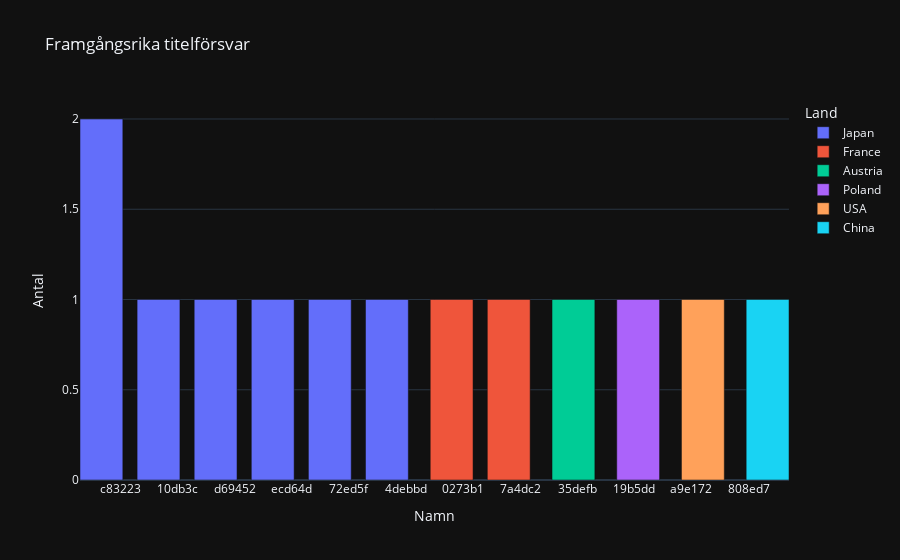

The cell this chart's notebook holds for it:
### Code cell
gold_judokas = judo_medalists.query("Medal == 'Gold'")[["Name", "region", "Sex", "Year", "Medal"]]

gold_years = gold_judokas.drop_duplicates(subset=['Name', 'Year']).sort_values(by=["Name","Year"])
gold_years.loc[:,'difference'] = gold_years.groupby("Name")['Year'].diff()
title_defences = gold_years.groupby(["Name", "region", "Sex"])["Medal"].value_counts()-1

title_defences = title_defences.sort_values(ascending=False).reset_index(name="count").head(12)


fig3 = px.bar(title_defences, x="Name", y="count", 
            barmode="group", color="region", 
            title="Framgångsrika titelförsvar", 
            labels=dict(count="Antal", Name="Namn", region="Land"), 
            template="plotly_dark")

fig3.update_traces(width=0.75)
fig3.show()

#nederländsk dubbelguld???

### Figure 1 — Plotly figure (JSON) as saved in the notebook; plotly's stock layout.template omitted (floating-point values rounded to 4 significant figures)
{"data": [{"alignmentgroup": "True", "hovertemplate": "Land=Japan<br>Namn=%{x}<br>Antal=%{y}<extra></extra>", "legendgroup": "Japan", "marker": {"color": "#636efa", "pattern": {"shape": ""}}, "name": "Japan", "offsetgroup": "Japan", "orientation": "v", "showlegend": true, "textposition": "auto", "type": "bar", "width": 0.75, "x": ["c83223", "10db3c", "d69452", "ecd64d", "72ed5f", "4debbd"], "xaxis": "x", "y": [2, 1, 1, 1, 1, 1], "yaxis": "y"}, {"alignmentgroup": "True", "hovertemplate": "Land=France<br>Namn=%{x}<br>Antal=%{y}<extra></extra>", "legendgroup": "France", "marker": {"color": "#EF553B", "pattern": {"shape": ""}}, "name": "France", "offsetgroup": "France", "orientation": "v", "showlegend": true, "textposition": "auto", "type": "bar", "width": 0.75, "x": ["0273b1", "7a4dc2"], "xaxis": "x", "y": [1, 1], "yaxis": "y"}, {"alignmentgroup": "True", "hovertemplate": "Land=Austria<br>Namn=%{x}<br>Antal=%{y}<extra></extra>", "legendgroup": "Austria", "marker": {"color": "#00cc96", "pattern": {"shape": ""}}, "name": "Austria", "offsetgroup": "Austria", "orientation": "v", "showlegend": true, "textposition": "auto", "type": "bar", "width": 0.75, "x": ["35defb"], "xaxis": "x", "y": [1], "yaxis": "y"}, {"alignmentgroup": "True", "hovertemplate": "Land=Poland<br>Namn=%{x}<br>Antal=%{y}<extra></extra>", "legendgroup": "Poland", "marker": {"color": "#ab63fa", "pattern": {"shape": ""}}, "name": "Poland", "offsetgroup": "Poland", "orientation": "v", "showlegend": true, "textposition": "auto", "type": "bar", "width": 0.75, "x": ["19b5dd"], "xaxis": "x", "y": [1], "yaxis": "y"}, {"alignmentgroup": "True", "hovertemplate": "Land=USA<br>Namn=%{x}<br>Antal=%{y}<extra></extra>", "legendgroup": "USA", "marker": {"color": "#FFA15A", "pattern": {"shape": ""}}, "name": "USA", "offsetgroup": "USA", "orientation": "v", "showlegend": true, "textposition": "auto", "type": "bar", "width": 0.75, "x": ["a9e172"], "xaxis": "x", "y": [1], "yaxis": "y"}, {"alignmentgroup": "True", "hovertemplate": "Land=China<br>Namn=%{x}<br>Antal=%{y}<extra></extra>", "legendgroup": "China", "marker": {"color": "#19d3f3", "pattern": {"shape": ""}}, "name": "China", "offsetgroup": "China", "orientation": "v", "showlegend": true, "textposition": "auto", "type": "bar", "width": 0.75, "x": ["808ed7"], "xaxis": "x", "y": [1], "yaxis": "y"}], "layout": {"barmode": "group", "legend": {"title": {"text": "Land"}, "tracegroupgap": 0}, "title": {"text": "Framgångsrika titelförsvar"}, "xaxis": {"anchor": "y", "domain": [0, 1], "title": {"text": "Namn"}}, "yaxis": {"anchor": "x", "domain": [0, 1], "title": {"text": "Antal"}}}}
